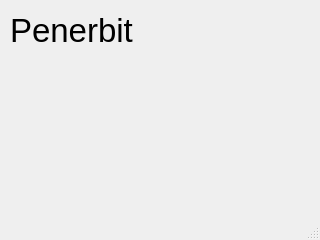
<?xml version="1.0" encoding="UTF-8"?>
<ui version="4.0">
 <class>MainWindow</class>
 <widget class="QMainWindow" name="MainWindow">
  <property name="geometry">
   <rect>
    <x>0</x>
    <y>0</y>
    <width>320</width>
    <height>240</height>
   </rect>
  </property>
  <property name="windowTitle">
   <string>MainWindow</string>
  </property>
  <widget class="QWidget" name="centralwidget">
   <widget class="QLabel" name="label">
    <property name="geometry">
     <rect>
      <x>10</x>
      <y>0</y>
      <width>171</width>
      <height>61</height>
     </rect>
    </property>
    <property name="font">
     <font>
      <pointsize>25</pointsize>
     </font>
    </property>
    <property name="text">
     <string>Penerbit</string>
    </property>
   </widget>
  </widget>
  <widget class="QStatusBar" name="statusbar"/>
 </widget>
 <resources/>
 <connections/>
</ui>
